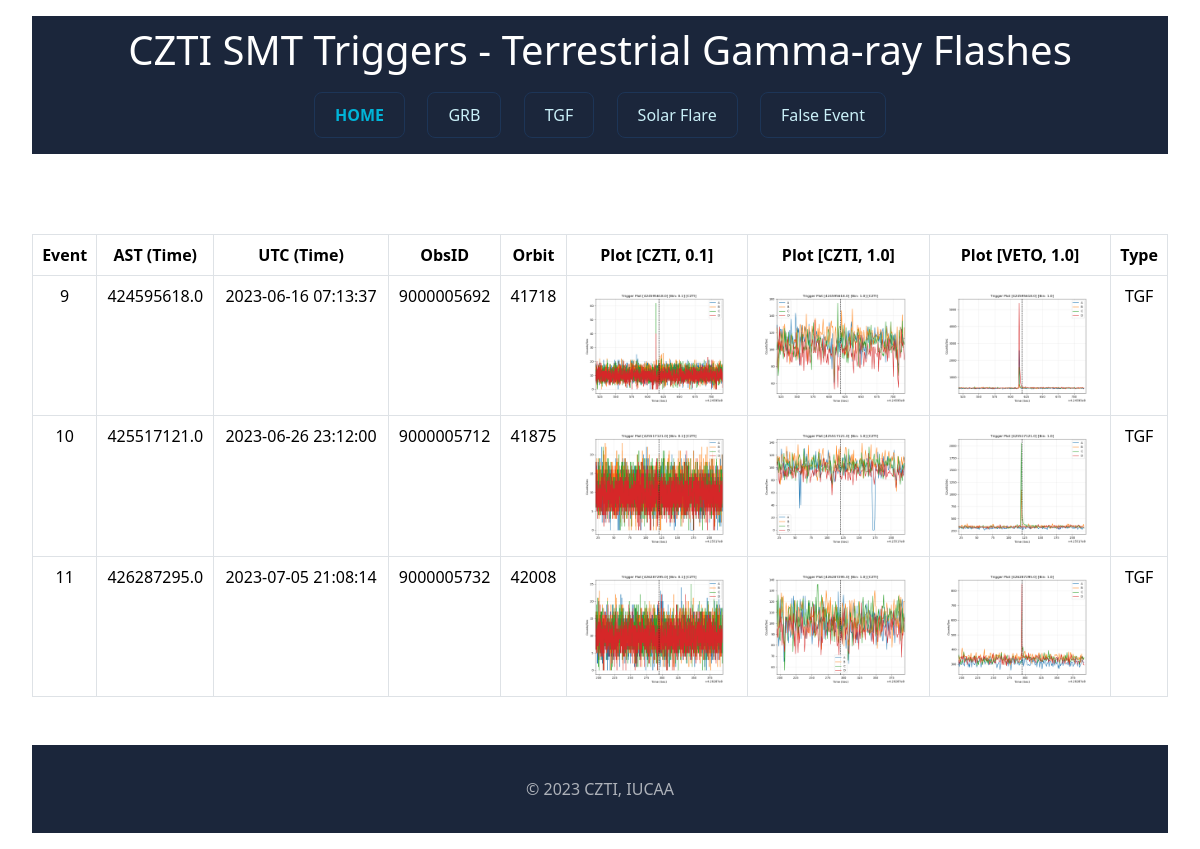
Page /tgf on the committed database.
### tables this page shows
CREATE TABLE events (event_id INTEGER PRIMARY KEY AUTOINCREMENT, event_obsid TEXT, event_orbit TEXT, event_ast TEXT, event_utc TEXT, event_type TEXT);

### app.py (the view)
@app.route("/tgf")
def tgf_page():
    rows = getdatadb()
    return render_template('tgf.html', elem=rows)

### app.py (called while the page is built)
def getdatadb():
    conn = sqlite3.connect(DATABASE)
    cursor = conn.cursor()
    query = "SELECT * FROM events;"
    cursor.execute(query)
    dbrow = cursor.fetchall()
    columns = [desc[0] for desc in cursor.description]
    rowdata = []
    for row in dbrow:
        row_dict = dict(zip(columns, row))
        rowdata.append(row_dict)
    cursor.close()
    conn.close()
    return rowdata

### templates/tgf.html (shortened to what this page needs)
<!DOCTYPE html>
<html lang="en">
<head>
    <link href="https://cdn.jsdelivr.net/npm/bootstrap@5.3.2/dist/css/bootstrap.min.css" rel="stylesheet">
</head>
<body>
    <nav>
        <h1>CZTI SMT Triggers - Terrestrial Gamma-ray Flashes</h1>
        <div class="info-section">
            <a href="{{ url_for('hello_czti') }}" class="button home-button">HOME</a>
            <a href="{{ url_for('grb_page') }}" class="button">GRB</a>
            <a href="{{ url_for('tgf_page') }}" class="button">TGF</a>
            <a href="{{ url_for('solar_page') }}" class="button">Solar Flare</a>
            <a href="{{ url_for('false_page') }}" class="button">False Event</a>
        </div>
    </nav>
    <div class="table-responsive">
        <table class="table table-hover table-bordered">
            <thead>
                <tr>
                    <th>Event</th>
                    <th>AST (Time)</th>
                    <th>UTC (Time)</th>
                    <th>ObsID</th>
                    <th>Orbit</th>
                    <th>Plot [CZTI, 0.1]</th>
                    <th>Plot [CZTI, 1.0]</th>
                    <th>Plot [VETO, 1.0]</th>
                    <th>Type</th>
                </tr>
            </thead>
            <tbody>
                {% for val in elem %}
                    {% if val['event_type'] == 'TGF' %}
                        <tr>
                            <td>{{val['event_id']}}</td>
                            <td>{{val['event_ast']}}</td>
                            <td>{{val['event_utc']}}</td>
                            <td>{{val['event_obsid'][20:30]}}</td>
                            <td>{{val['event_orbit']}}</td>
                            <td><img src="static/{{val['event_ast']}}/{{val['event_ast']}}_0.1_CZTI.png"></td>
                            <td><img src="static/{{val['event_ast']}}/{{val['event_ast']}}_1.0_CZTI.png"></td>
                            <td><img src="static/{{val['event_ast']}}/{{val['event_ast']}}_1.0_VETO.png"></td>
                            <td>{{val['event_type']}}</td>
                        </tr>
                    {% endif %}
                {% endfor %}
            </tbody>
        </table>
    </div>
    <footer>
        <p>&copy; 2023 CZTI, IUCAA</p>
    </footer>
</body>
</html>

### templates/tgf.html (style rules this page uses)
html { height: 100%; }
body { min-height: 100%; display: flex; flex-direction: column; margin: 0; }
h1 { text-align: center; padding: 34px; }
nav { margin: 16px 32px 64px 32px; background-color: #1b263b; color: white; }
h1 { text-align: center; padding: 10px 32px 2px 32px; margin: 0; }
.info-section { display: flex; padding: 16px; margin: 0px 256px 0px 256px; justify-content: space-between; }
.button { padding: 10px 20px; margin: 0 10px; text-decoration: none; color: #caf0f8; background-color: #1b263b; border: 1px solid #1d3557; border-radius: 8px; cursor: pointer; transition: background-color 0.3s ease; }
.home-button { font-weight: bold; color: #00b4d8; }
.table-responsive { margin: 16px 32px 32px 32px; text-align: center; }
.table-responsive img { width: 100%; }
td:nth-child(6), td:nth-child(7), td:nth-child(8) { width: 16%; white-space: nowrap; }
footer { padding: 32px; margin: 32px 32px 16px 32px; color: rgba(255, 255, 255, 0.644); text-align: center; background-color: #1b263b; margin-top: auto; }
footer p { margin: 0; }

### rows in the picture
events: event_id "9", event_ast "424595618.0", event_utc "2023-06-16 07:13:37", event_obsid "9000005692", event_orbit "41718", event_ast (picture), event_type "TGF"
events: event_id "10", event_ast "425517121.0", event_utc "2023-06-26 23:12:00", event_obsid "9000005712", event_orbit "41875", event_ast (picture), event_type "TGF"
events: event_id "11", event_ast "426287295.0", event_utc "2023-07-05 21:08:14", event_obsid "9000005732", event_orbit "42008", event_ast (picture), event_type "TGF"
